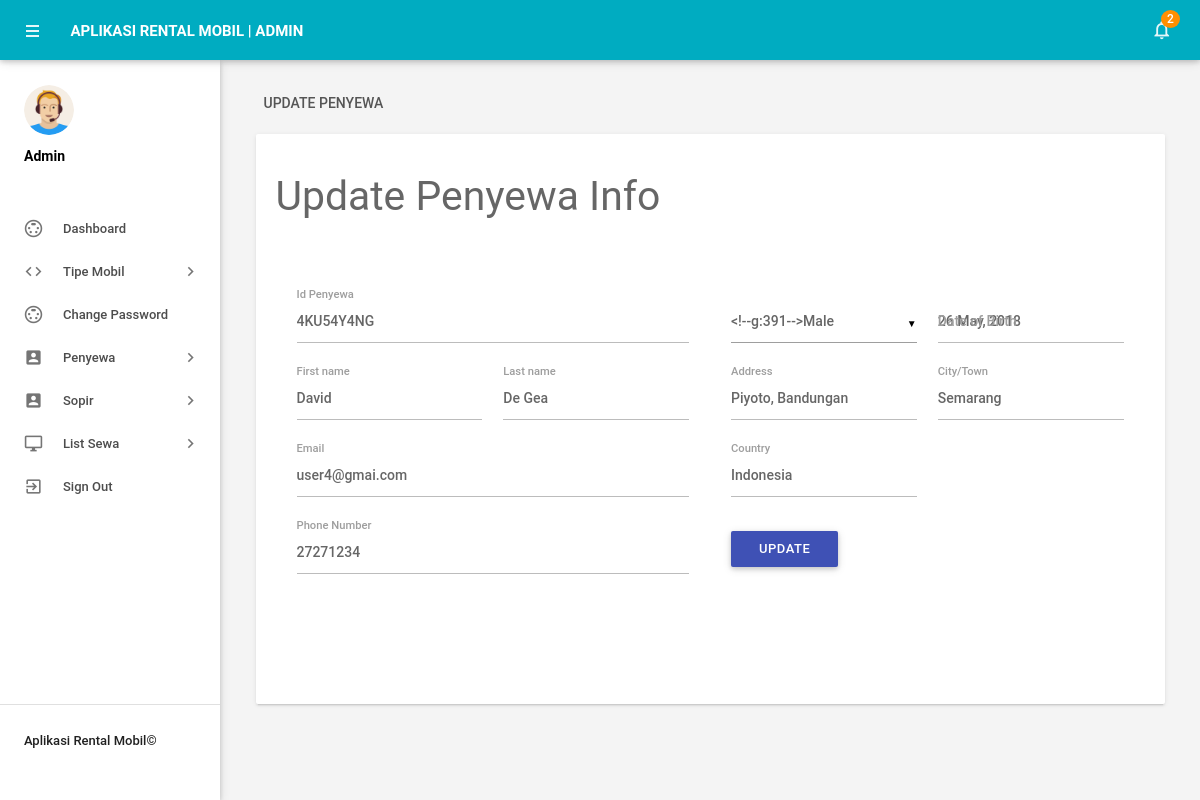
The app's page /admin/editpenyewa.php?empid=7 (signed in) with its own data.
### tables this page shows
CREATE TABLE `tblpenyewa` (
  `id` int(11) NOT NULL,
  `UniqueId` varchar(100) NOT NULL,
  `FirstName` varchar(150) NOT NULL,
  `LastName` varchar(150) NOT NULL,
  `EmailId` varchar(200) NOT NULL,
  `Password` varchar(180) NOT NULL,
  `Gender` varchar(100) NOT NULL,
  `Dob` varchar(100) NOT NULL,
  `Address` varchar(255) NOT NULL,
  `City` varchar(200) NOT NULL,
  `Country` varchar(150) NOT NULL,
  `Phonenumber` char(11) NOT NULL,
  `Status` int(1) NOT NULL,
  `RegDate` timestamp NOT NULL DEFAULT current_timestamp()
);

### admin/editpenyewa.php (the view, shortened to what this page needs)
<?php
include('includes/config.php');
if(strlen($_SESSION['alogin'])==0)
    {
header('location:index.php');
}
else{
    ?>
<!DOCTYPE html>
<html lang="en">
    <head>
        <link type="text/css" rel="stylesheet" href="../assets/plugins/materialize/css/materialize.min.css"/>
        <link href="../assets/plugins/material-preloader/css/materialPreloader.min.css" rel="stylesheet">
        <link href="../assets/css/alpha.min.css" rel="stylesheet" type="text/css"/>
        <link href="../assets/css/custom.css" rel="stylesheet" type="text/css"/>
    </head>
    <body>
  <?php include('includes/header.php');?>
       <?php include('includes/sidebar.php');?>
   <main class="mn-inner">
                <div class="row">
                    <div class="col s12">
                        <div class="page-title">Update Penyewa</div>
                    </div>
                    <div class="col s12 m12 l12">
                        <div class="card">
                            <div class="card-content">
                                <form id="example-form" method="post" name="updatemp">
                                    <div>
                                        <h3>Update Penyewa Info</h3>
                                        <section>
                                            <div class="wizard-content">
                                                <div class="row">
                                                    <div class="col m6">
                                                        <div class="row">
<?php
$eid=intval($_GET['empid']);
$sql = "SELECT * from  tblpenyewa where id=:eid";
$query = $dbh -> prepare($sql);
$query -> bindParam(':eid',$eid, PDO::PARAM_STR);
$query->execute();
$results=$query->fetchAll(PDO::FETCH_OBJ);
if($query->rowCount() > 0)
{
foreach($results as $result)
{               ?>
 <div class="input-field col  s12">
<label for="empcode">Id Penyewa</label>
<input  name="empcode" id="empcode" value="<?php echo htmlentities($result->UniqueId);?>" type="text" autocomplete="off" readonly required>
</div>
<div class="input-field col m6 s12">
<label for="firstName">First name</label>
<input id="firstName" name="firstName" value="<?php echo htmlentities($result->FirstName);?>"  type="text" required>
</div>
<div class="input-field col m6 s12">
<label for="lastName">Last name </label>
<input id="lastName" name="lastName" value="<?php echo htmlentities($result->LastName);?>" type="text" autocomplete="off" required>
</div>
<div class="input-field col s12">
<label for="email">Email</label>
<input  name="email" type="email" id="email" value="<?php echo htmlentities($result->EmailId);?>" readonly autocomplete="off" required>
</div>
<div class="input-field col s12">
<label for="phone">Phone Number</label>
<input id="phone" name="mobileno" type="tel" value="<?php echo htmlentities($result->Phonenumber);?>" maxlength="10" autocomplete="off" required>
 </div>
</div>
</div>
<div class="col m6">
<div class="row">
<div class="input-field col m6 s12">
</div>
<div class="input-field col m6 s12">
<label for="birthdate">Date of Birth</label>
<input id="birthdate" name="dob"  class="datepicker" value="<?php echo htmlentities($result->Dob);?>" >
</div>
<div class="input-field col m6 s12">
<label for="address">Address</label>
<input id="address" name="address" type="text"  value="<?php echo htmlentities($result->Address);?>" autocomplete="off" required>
</div>
<div class="input-field col m6 s12">
<label for="city">City/Town</label>
<input id="city" name="city" type="text"  value="<?php echo htmlentities($result->City);?>" autocomplete="off" required>
 </div>
<div class="input-field col m6 s12">
<label for="country">Country</label>
<input id="country" name="country" type="text"  value="<?php echo htmlentities($result->Country);?>" autocomplete="off" required>
</div>
<?php }}?>
<div class="input-field col s12">
<button type="submit" name="update"  id="update" class="waves-effect waves-light btn indigo m-b-xs">UPDATE</button>
</div>
                                                        </div>
                                                    </div>
                                                </div>
                                            </div>
                                        </section>
                                    </div>
                                </form>
                            </div>
                        </div>
                    </div>
                </div>
            </main>
        </div>
        <div class="left-sidebar-hover"></div>
    </body>
</html>
<?php } ?>

### records on screen
tblpenyewa: empcode "4KU54Y4NG", firstName "David", lastName "De Gea", email "user4@gmai.com", mobileno "27271234", dob "26 May, 2018", address "Piyoto, Bandungan", city "Semarang", country "Indonesia"

### other values on screen
$unreadcount "2"
